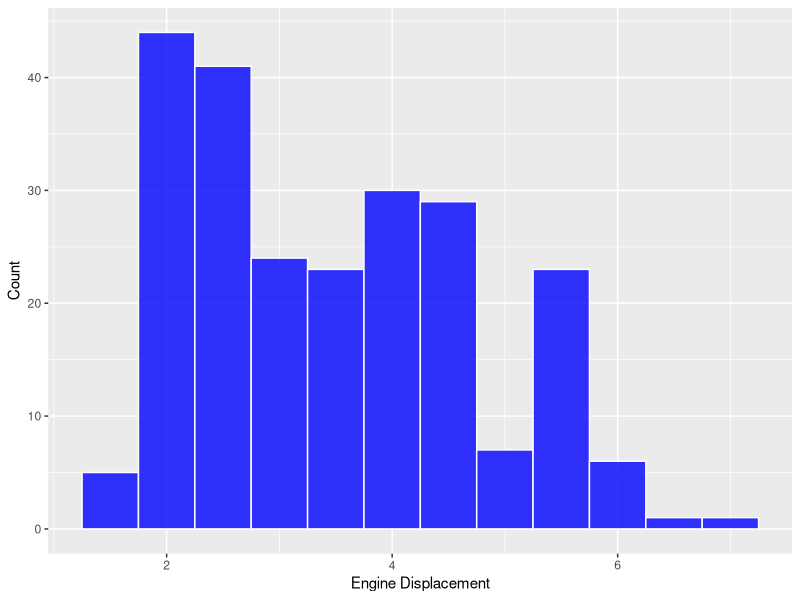
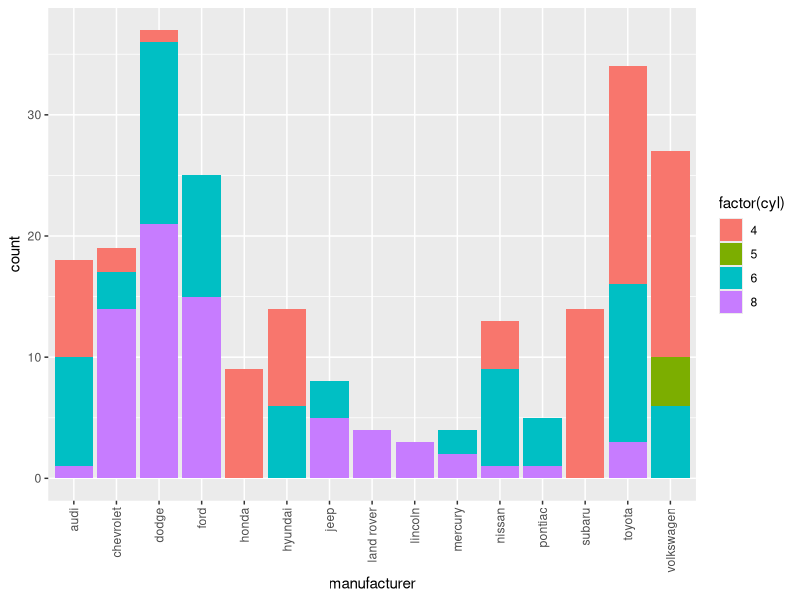
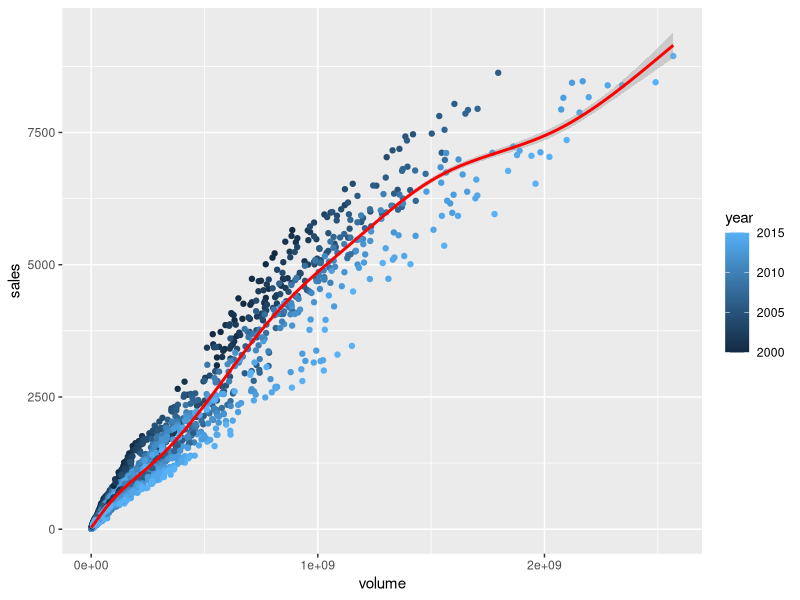
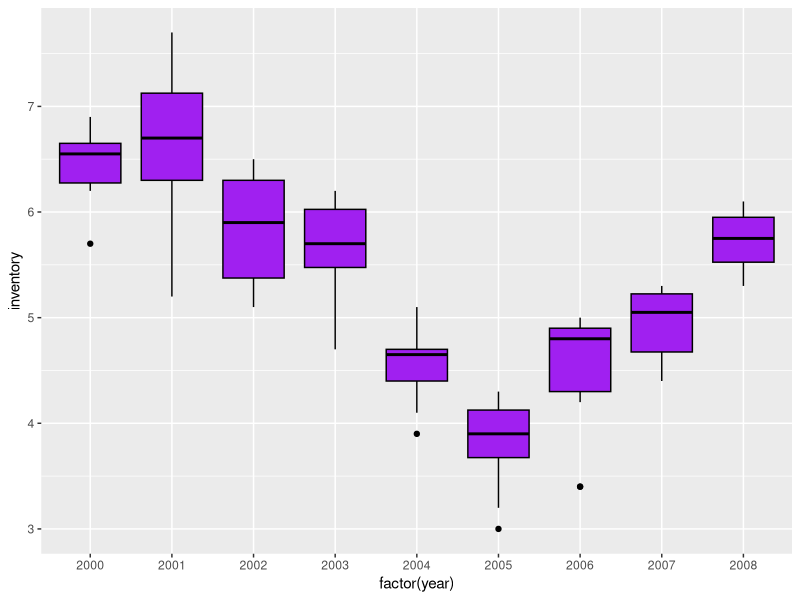
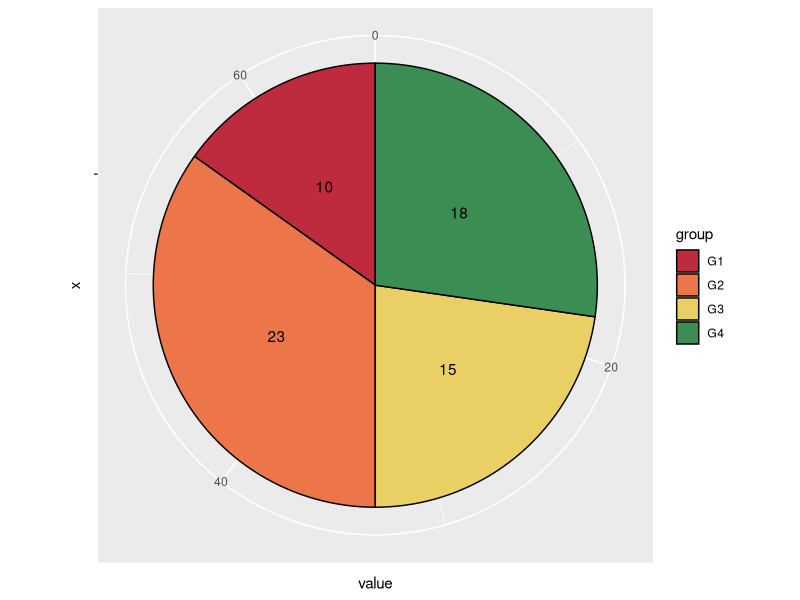
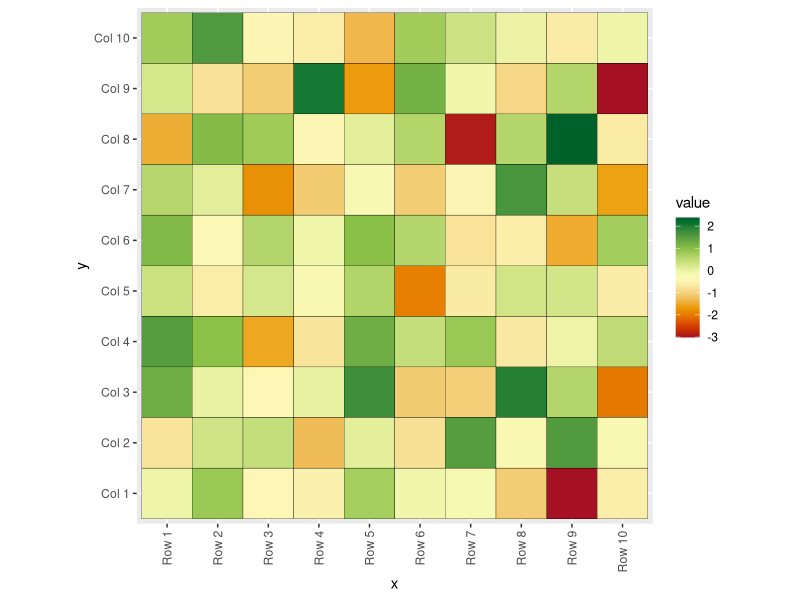

Write R code to recreate these figures, in order.
library(ggplot2)

# Data frame with 234 rows and 11 variables
head(mpg)


# Histogram
pl <- ggplot(data = mpg, aes(x = displ))
pl + geom_histogram(color = "white", fill = "blue", binwidth = 0.5, alpha = 0.8) + labs(x = "Engine Displacement", y = "Count")

# Bar Plot
pl <- ggplot(data = mpg, aes(manufacturer, fill = factor(cyl)))
pl + geom_bar() + theme(axis.text.x = element_text(angle = 90, vjust = 0.5, hjust=1))


# Data frame with 8602 observations and 9 variables
head(txhousing)

# Scatter Plot
pl <- ggplot(data = txhousing, aes(x = volume, y = sales))
pl + geom_point(aes(color = year)) + geom_smooth(method = "auto", formula = y~s(x), color = "red")

# Box Plot
pl <- ggplot(data = head(txhousing, 100), aes(x = factor(year), y = inventory))
pl + geom_boxplot(color = "black", fill = "purple")


# Pie Chart
df <- data.frame(value = c(10,23,15,18), group = paste0("G", 1:4))
ggplot(df, aes(x = " ", y = value, fill = group)) + geom_col(color = "black") + geom_text(aes(label = value), position = position_stack(vjust = 0.5)) + coord_polar(theta = "y") + scale_fill_manual(values = c("#BE2A3E", "#EC754A", "#EACF65", "#3C8D53"))

# Heat Map
library(reshape)
set.seed(8)
m <- matrix(round(rnorm(200), 2), 10, 10)
colnames(m) <- paste("Col", 1:10)
rownames(m) <- paste("Row", 1:10)
df <- melt(m)
colnames(df) <- c("x", "y", "value")
ggplot(df, aes(x = x, y = y, fill = value)) + geom_tile(color = "black") + scale_fill_gradientn(colors = hcl.colors(20, "RdYlGn")) + coord_fixed() + theme(axis.text.x = element_text(angle = 90, vjust = 0.5, hjust=1))
